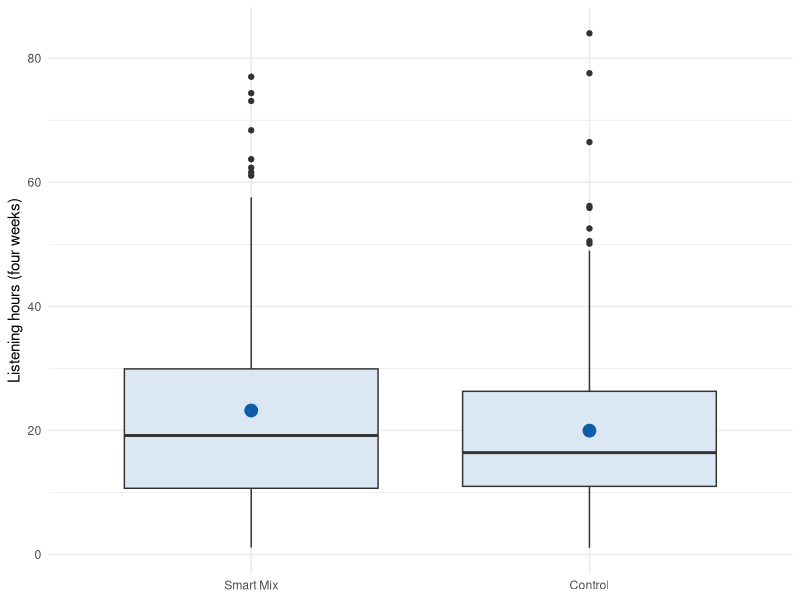

Recreate this plot in R.
# ======================================================================
# Marketing Analytics — Chapter 4: Learning from Experiments
# Companion code to Chapter 4 of the course book. The chapter explains
# every step in detail; this script collects the code in one place.
# ======================================================================


# ----------------------------------------------------------------------
# 0. Setup
# ----------------------------------------------------------------------

library(tidyverse)
options(scipen = 999)


# ======================================================================
# 4.1 Back to the A/B test
# ======================================================================

# The Smart Mix A/B test from Chapter 3 (simulated data):
# 400 users, randomly split; outcome: listening hours in four weeks
set.seed(31)
ab_test <- tibble(
  group = factor(rep(c("Control", "Smart Mix"), each = 200), levels = c("Smart Mix", "Control")),
  hours = c(rgamma(200, shape = 2, scale = 10), rgamma(200, shape = 2, scale = 11.5))
)

ab_test |>
  group_by(group) |>
  summarise(n = n(), mean = mean(hours), sd = sd(hours))

ggplot(ab_test, aes(x = group, y = hours)) +
  geom_boxplot(fill = "#dbe7f3") +
  stat_summary(fun = mean, geom = "point", color = "#0f5da8", size = 4) +
  labs(x = NULL, y = "Listening hours (four weeks)") +
  theme_minimal()


# ======================================================================
# 4.2 The difference between two means
# ======================================================================

# The standard error of the difference — computed once by hand
stats <- ab_test |> group_by(group) |> summarise(mean = mean(hours), sd = sd(hours), n = n())
difference <- stats$mean[1] - stats$mean[2]
se_diff    <- sqrt(stats$sd[1]^2 / stats$n[1] + stats$sd[2]^2 / stats$n[2])
c(difference = difference, se = se_diff, t = difference / se_diff)

# 95% confidence interval of the difference: estimate +/- t * SE
df_approx <- sum(stats$n) - 2
difference + c(-1, 1) * qt(0.975, df_approx) * se_diff

# A world without any effect: 10,000 simulated A/B tests
set.seed(1)
null_diffs <- replicate(10000, mean(rgamma(200, 2, scale = 10.75)) - mean(rgamma(200, 2, scale = 10.75)))
mean(abs(null_diffs) >= abs(difference))   # share at least as extreme as observed


# ======================================================================
# 4.3 Testing a hypothesis
# ======================================================================

t.test(hours ~ group, data = ab_test)

# Only the confidence interval of the difference, or only the p-value
t.test(hours ~ group, data = ab_test)$conf.int
t.test(hours ~ group, data = ab_test)$p.value

# Your turn: the same test with only the first 50 users per group
t.test(hours ~ group, data = ab_test |> group_by(group) |> slice_head(n = 50))


# ======================================================================
# 4.4 How large is the effect?
# ======================================================================

# Relative effect (in % of the control group)
100 * difference / stats$mean[2]

# Cohen's d with the psych package (the sign reflects the order of the groups)
library(psych)
cohen.d(ab_test$hours, ab_test$group)$cohen.d


# ======================================================================
# 4.6 Comparing shares
# ======================================================================

# Premium trial offer: 131 of 2,000 vs. 104 of 2,000 users upgrade
p1 <- 131 / 2000
p2 <- 104 / 2000

# Standard error and 95% confidence interval of the difference by hand
se_p <- sqrt(p1 * (1 - p1) / 2000 + p2 * (1 - p2) / 2000)
(p1 - p2) + c(-1, 1) * 1.96 * se_p

# The same with prop.test() (slightly wider: continuity correction)
prop.test(x = c(131, 104), n = c(2000, 2000))

# The same as a chi-square test on the 2 x 2 table
upgrades <- matrix(c(131, 2000 - 131, 104, 2000 - 104), nrow = 2, byrow = TRUE,
                   dimnames = list(c("Trial offer", "Standard page"), c("upgraded", "not upgraded")))
upgrades
chisq.test(upgrades)

# Your turn: Jon (200 of 300) vs. Mark (100 of 300)
prop.test(x = c(200, 100), n = c(300, 300))


# ======================================================================
# 4.7 Errors, power, and sample size
# ======================================================================

# Planning: power of an experiment with 200 users per group for an ASSUMED
# effect of d = 0.22 (power analysis belongs before the experiment;
# "post-hoc power" with the observed effect adds no information)
power.t.test(n = 200, delta = 0.22, sd = 1)

# Users per group needed for 80% power (e.g., for a follow-up experiment)
power.t.test(delta = 0.22, sd = 1, sig.level = 0.05, power = 0.80)

# Shares: from 5% to 6%
power.prop.test(p1 = 0.05, p2 = 0.06, sig.level = 0.05, power = 0.80)

# Online advertising: click-through rate from 0.50% to 0.55% (+10%)
power.prop.test(p1 = 0.005, p2 = 0.0055, power = 0.80)

# Your group project: smallest detectable effect with 60 per group
power.t.test(n = 60, sd = 1, power = 0.80)

# Your turn: newsletter click-through rate 2% -> 2.2% and 2% -> 2.5%
power.prop.test(p1 = 0.02, p2 = 0.022, power = 0.80)
power.prop.test(p1 = 0.02, p2 = 0.025, power = 0.80)


# ======================================================================
# 4.8 Other designs and tests
# ======================================================================

# --- More than two groups: ANOVA ------------------------------------------
set.seed(14)
mix_test <- tibble(
  version = factor(rep(c("No mix", "Weekly mix", "Daily mix"), each = 150),
                   levels = c("No mix", "Weekly mix", "Daily mix")),
  hours   = c(rgamma(150, 2, scale = 10), rgamma(150, 2, scale = 10.8), rgamma(150, 2, scale = 12))
)

mix_test |> group_by(version) |> summarise(n = n(), mean = mean(hours), sd = sd(hours))

# Why not several t-tests? Family-wise error rate with k tests
k <- c(1, 3, 10, 20)
1 - 0.95^k

# Step 1: is there any difference? (H0: all means equal)
mix_aov <- aov(hours ~ version, data = mix_test)
summary(mix_aov)

# Effect size eta squared: share of the variation explained by the version
ss <- summary(mix_aov)[[1]]$`Sum Sq`
ss[1] / sum(ss)

# Welch ANOVA (does not assume equal variances)
oneway.test(hours ~ version, data = mix_test)

# Step 2: which groups differ? Pairwise comparisons, corrected
pairwise.t.test(mix_test$hours, mix_test$version, p.adjust.method = "bonferroni")
pairwise.t.test(mix_test$hours, mix_test$version)   # default: Holm correction
TukeyHSD(mix_aov)

# The ANOVA as a regression: same F test (last line of the output)
summary(lm(hours ~ version, data = mix_test))

# --- Same people in both conditions: paired t-test ---------------------
set.seed(4)
skill <- rnorm(60, 0, 8)
search_test <- tibble(
  old_design = round(40 + skill + rnorm(60, 0, 3), 1),
  new_design = round(38 + skill + rnorm(60, 0, 3), 1)
)

t.test(search_test$new_design, search_test$old_design, paired = TRUE)
t.test(search_test$new_design, search_test$old_design)   # wrong test for this design

# --- Non-parametric alternatives -----------------------------------------
# Two independent groups: Wilcoxon rank-sum test (Mann-Whitney U test)
wilcox.test(hours ~ group, data = ab_test)
ab_test |> group_by(group) |> summarise(median = median(hours))

# Same people, two conditions: Wilcoxon signed-rank test
wilcox.test(search_test$new_design, search_test$old_design, paired = TRUE)
median(search_test$new_design - search_test$old_design)

# Three or more independent groups: Kruskal-Wallis test + corrected pairs
kruskal.test(hours ~ version, data = mix_test)
pairwise.wilcox.test(mix_test$hours, mix_test$version, p.adjust.method = "bonferroni")


# ======================================================================
# 4.9 Using p-values responsibly: the danger of peeking
# ======================================================================

# 200 A/B tests WITHOUT any effect, checked after every 20 users per group
set.seed(2024)
looks <- seq(20, 1000, by = 20)
ever_significant <- replicate(200, {
  a <- rnorm(1000); b <- rnorm(1000)
  p <- sapply(looks, function(n) t.test(a[1:n], b[1:n])$p.value)
  any(p < 0.05)
})
mean(ever_significant)   # far more than 5%
